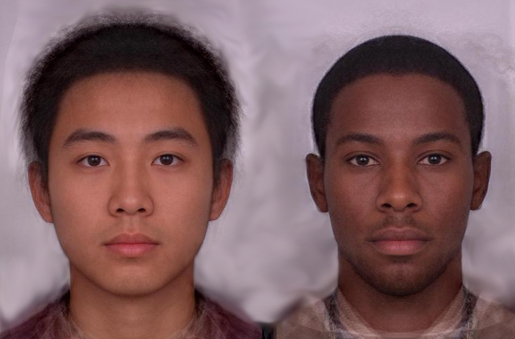
//> input picture images/african_face.jpg, 515 x 339 px, given in place of finger_print.png, which was not available
$ ./_7_adaptive_threshold   (built with g++ and OpenCV 4)
//> lines starting //> are read from the running program, lines starting //| are printed output that depends on the picture; after the words box and inside, x2 and y2 are one past the last pixel; in counts of white or black regions, pixels touching at a corner belong together; pictures that were not available may be replaced by others from this repository, and a replacement may not be noted
#include "opencv2/opencv.hpp"
#include <iostream>

using namespace cv;
using namespace std;

int main() {
    Mat finger, adaptive, adaptive1;
    finger = imread("./images/finger_print.png", 0);
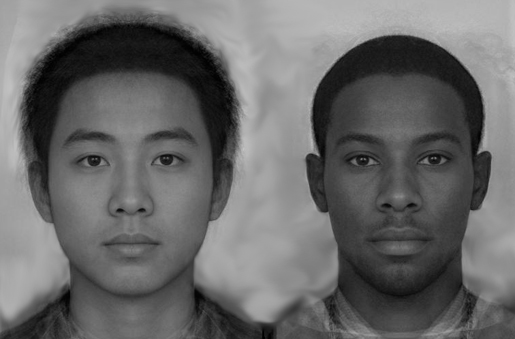
//> finger: 339 rows x 515 cols, CV_8UC1; min 0, max 196, mean 104.2
    adaptive1 = imread("./images/adaptive_1.jpg", 0);
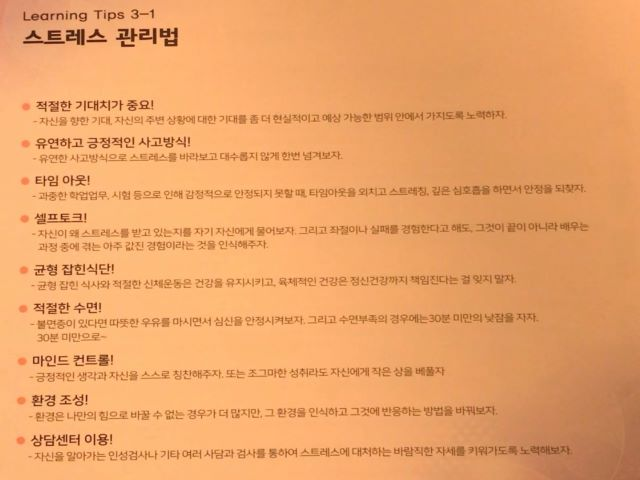
//> input picture images/adaptive_1.jpg, 640 x 480 px
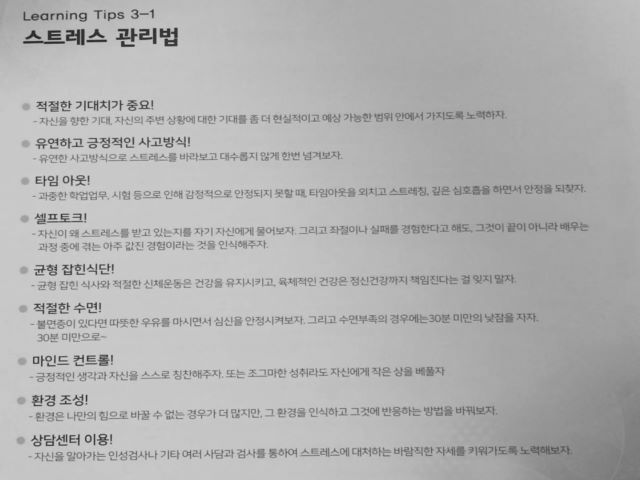
//> adaptive1: 480 rows x 640 cols, CV_8UC1; min 24, max 224, mean 178
    adaptive = imread("./images/adaptive.png", 0);
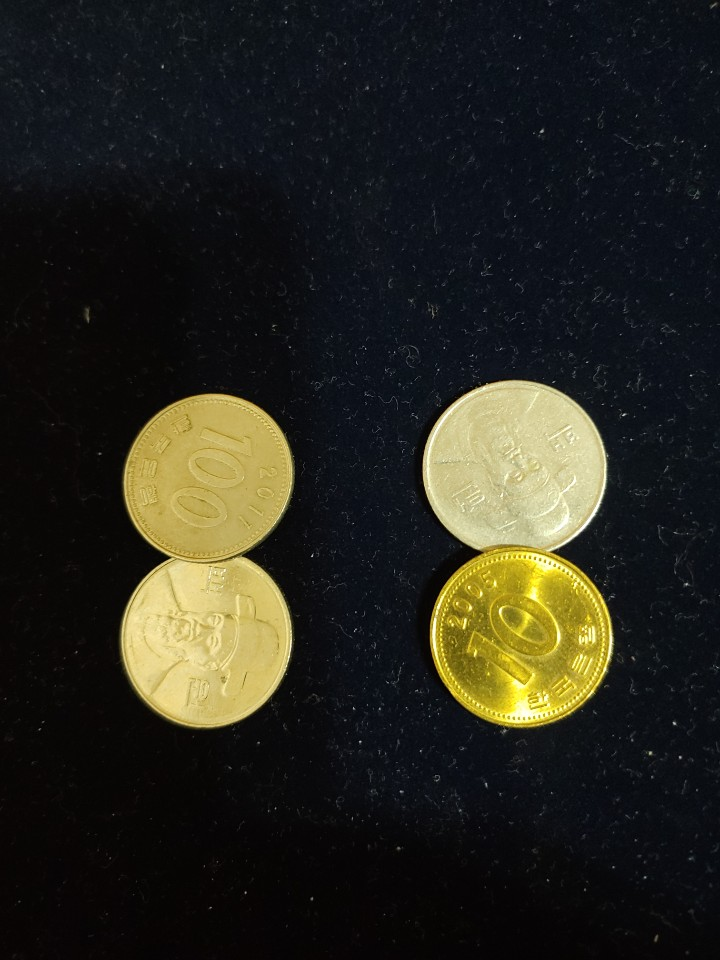
//> input picture images/coin_B12.jpg, 720 x 960 px, given in place of adaptive.png, which was not available
//> adaptive: 960 rows x 720 cols, CV_8UC1; min 0, max 255, mean 38

    if (finger.empty() || adaptive1.empty() || adaptive.empty()) {
        cout << "empty frame" << endl;
        return -1;
    }

    threshold(finger, finger, 0, 255, THRESH_BINARY | THRESH_OTSU);
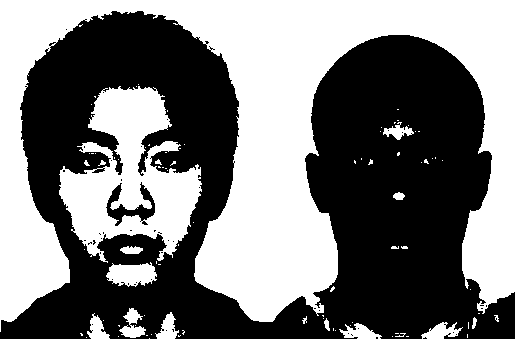
//> finger: 339 rows x 515 cols, CV_8UC1; 47.5% white; 90 white regions (72 under 20 px), largest, box (x1, y1, x2, y2) and area: (0, 0, 515, 332) 66323, (59, 86, 202, 263) 12945, (106, 262, 157, 287) 894
    adaptiveThreshold(adaptive1, adaptive1, 255, ADAPTIVE_THRESH_MEAN_C, THRESH_BINARY, 105, 15);
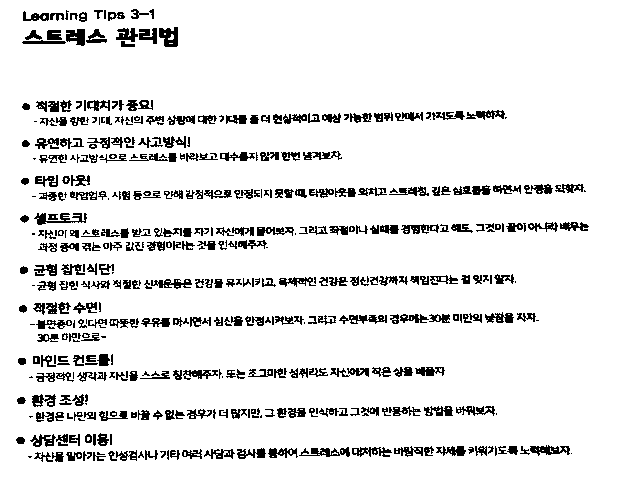
//> adaptive1: 480 rows x 640 cols, CV_8UC1; 90.8% white; black in thin lines or dots, all inside (x1, y1, x2, y2) = (16, 9, 589, 462)
    adaptiveThreshold(adaptive, adaptive, 255, ADAPTIVE_THRESH_MEAN_C, THRESH_BINARY, 5, 10);
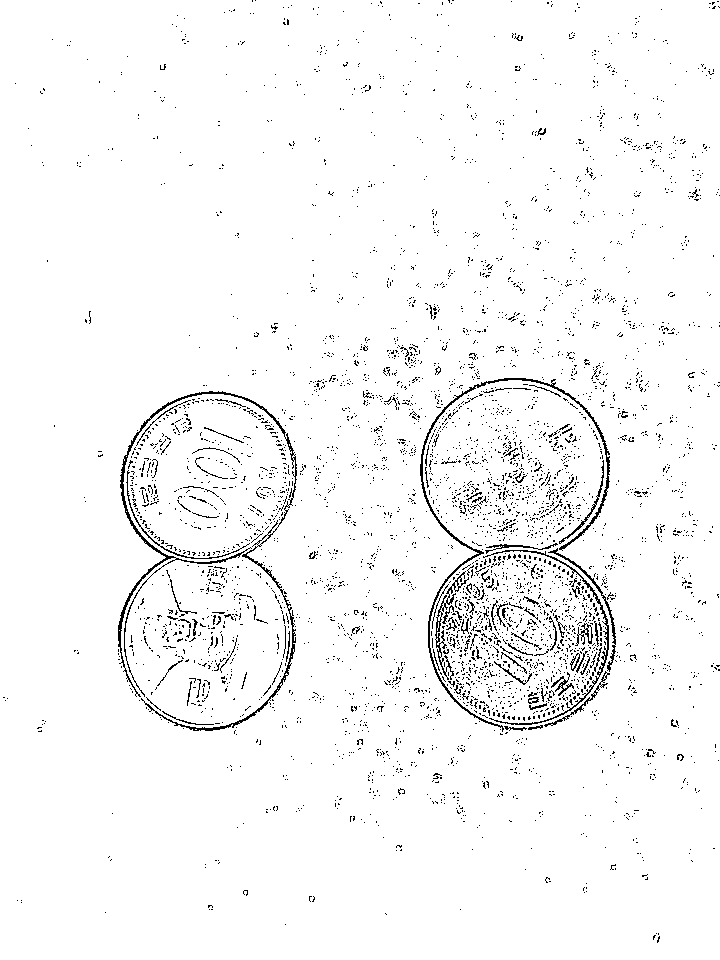
//> adaptive: 960 rows x 720 cols, CV_8UC1; 96.7% white; black in thin lines or dots

    imshow("finger_print", finger);
    imshow("adaptive_1", adaptive1);
    imshow("adaptive", adaptive);

    waitKey(0);
    return 0;
}
